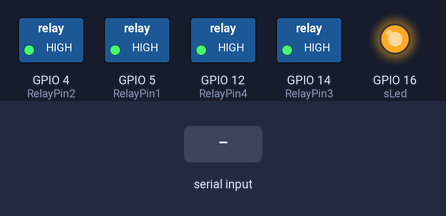
The sketch below on a simulated ESP8266 (NodeMCU). Shown: switched loads named in the sketch (green lamp = pin HIGH), output pins drawn as LEDs (lit = HIGH). Inputs (shaded band) come from the test bench.

Above: at 1.2 s.
1.3 s: "R1" received over Serial
At 2.35 s:
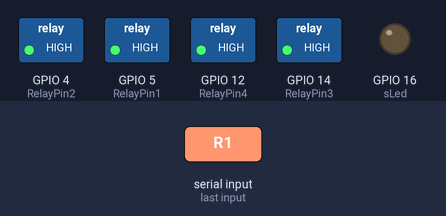
Timing chart, 0 to 4.3 s (numbered marks = the images above; inputs shaded):
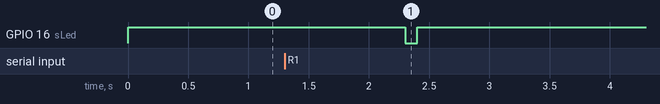

The sketch:

Code_NodeMCU_Lora_RX_4Relay_01.ino
```cpp
/**********************************************************************************
 *  TITLE: LoRa control 4 Relays using NodeMCU ESP8266 with real-time feedback (Receiving end)
 *  Click on the following links to learn more.
 *  YouTube Video: https://youtu.be/uWCY1CkvhR8
 *  Related Blog : https://iotcircuithub.com/esp8266-projects/
 *  by Tech StudyCell
 *  Preferences--> Aditional boards Manager URLs :
 *  https://dl.espressif.com/dl/package_esp32_index.json, http://arduino.esp8266.com/stable/package_esp8266com_index.json
 *
 *  Download Board ESP8266 NodeMCU : https://github.com/esp8266/Arduino
 *
 **********************************************************************************/

// define the GPIO connected with Relays and switches
#define RelayPin1 5  //D1
#define RelayPin2 4  //D2
#define RelayPin3 14 //D5
#define RelayPin4 12 //D6

#define sLed   16   //D0

String incomingString;

void setup()
{
  Serial.begin(115200);

  pinMode(RelayPin1, OUTPUT);
  pinMode(RelayPin2, OUTPUT);
  pinMode(RelayPin3, OUTPUT);
  pinMode(RelayPin4, OUTPUT);

  pinMode(sLed, OUTPUT);


  //During Starting all Relays should TURN OFF
  digitalWrite(RelayPin1, HIGH);
  digitalWrite(RelayPin2, HIGH);
  digitalWrite(RelayPin3, HIGH);
  digitalWrite(RelayPin4, HIGH);

  digitalWrite(sLed, HIGH);
}

void loop()
{
  lora_control();
}

void lora_control(){

  if(Serial.available()) {
    incomingString = Serial.readString();
    digitalWrite(sLed, LOW);
    if(incomingString.indexOf("R1") >0) {
      digitalWrite(RelayPin1, !digitalRead(RelayPin1));
      Serial.println("AT+SEND=1,6,FR1");
    }
    else if(incomingString.indexOf("R2") >0) {
      digitalWrite(RelayPin2, !digitalRead(RelayPin2));
      Serial.println("AT+SEND=1,6,FR2");
    }
    else if(incomingString.indexOf("R3") >0) {
      digitalWrite(RelayPin3, !digitalRead(RelayPin3));
      Serial.println("AT+SEND=1,6,FR3");
    }
    else if(incomingString.indexOf("R4") >0) {
      digitalWrite(RelayPin4, !digitalRead(RelayPin4));
      Serial.println("AT+SEND=1,6,FR4");
    }
   delay(100);
   digitalWrite(sLed, HIGH);
 }
}
```

Measured:
- after the input at 1.3 s, GPIO 16 (sLed): HIGH → LOW after 1.0 s, → HIGH 0.10 s later
